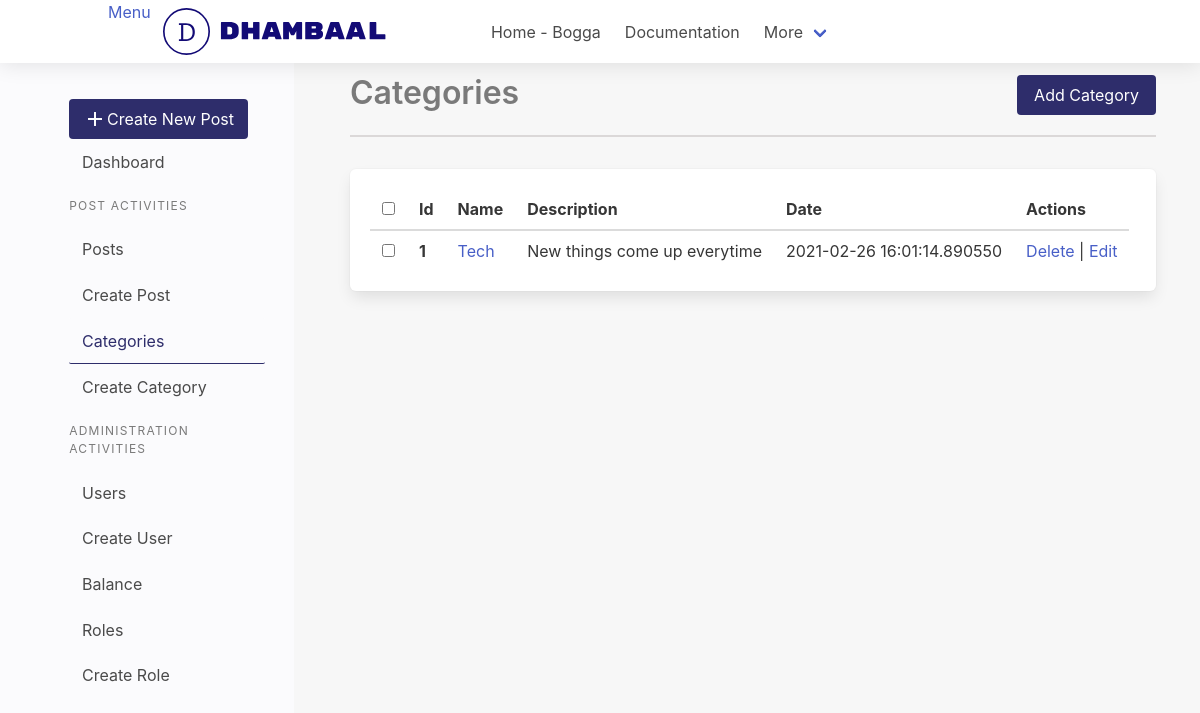
/dashboard/categories, run on an earlier commit of the app's database.
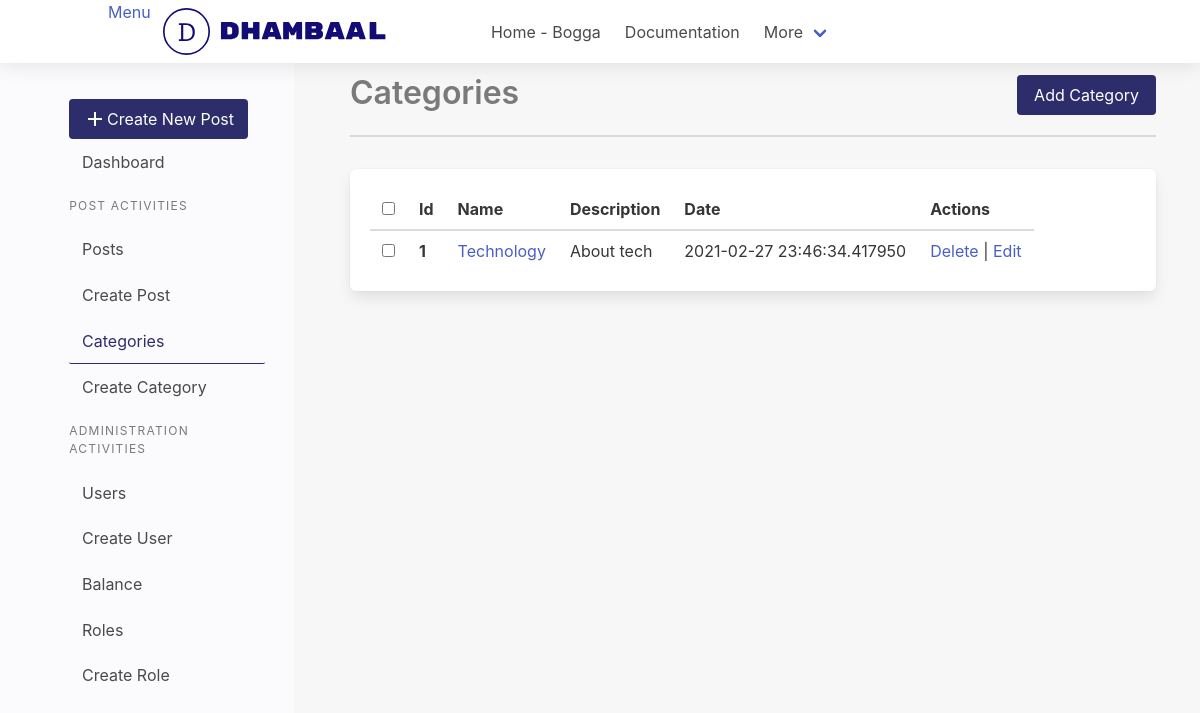
And on a later commit of the database.
### app/dashboard/models/category.py (models this page shows, shortened)
@dataclass
class Category(db.Model):
    __name__ = "category"
    id: int = db.Column(db.Integer, nullable=False, primary_key=True)
    name: str = db.Column(db.String(80), nullable=False, unique=True)
    description: str = db.Column(db.Text)
    created_at: datetime = db.Column(
        db.DateTime, nullable=False, default=datetime.utcnow)
    modified_at: datetime = db.Column(
        db.DateTime, nullable=False, default=datetime.utcnow, onupdate=datetime.utcnow)

### app/dashboard/dashboard.py (the view)
@dashboard_bp.route('/categories')
def get_categories():
    categories = Category.query.all()
    return render_template("categories/list.html", categories=categories)

### app/dashboard/templates/categories/list.html
{% extends 'layout/base.html'%}
{% from "macro.html" import section_heading with context %}
{%block content%}
{{section_heading(title="Categories",link="dashboard.create_category",btn_text="Add
Category")}}
{%if not categories %}
  <div class="box">
    <p>No Categories yet</p>
  </div>
{%else%}
<table class="table box">
  <thead>
    <tr>
      <th><input type="checkbox" /></th>
      <th>Id</th>
      <th>Name</th>
      <th>Description</th>
      <th>Date</th>
      <th>Actions</th>
    </tr>
  </thead>
  <tbody>
    {% for category in categories %}
    <tr>
      <th><input type="checkbox" /></th>
      <th>{{ category.id }}</th>
      <td><a href="#">{{ category.name }}</a></td>
      <td>{{ category.description }}</td>
      <td>{{ category.created_at}}</td>
      <td>
        <a href="{{url_for('dashboard.delete_category',id=category.id)}}" onclick="confirm('Are you sure?')">Delete</a> |
        <a href="{{url_for('dashboard.update_category',id=category.id)}}">Edit</a>
      </td>
    </tr>
    {%endfor%}
  </tbody>
</table>
{%endif%}
{%endblock content%}

What changed in the data, as far as the page shows it:
changed Category id 1: name "Tech" → "Technology"; description "New things come up everytime" → "About tech"; created_at "2021-02-26 16:01:14.890550" → "2021-02-27 23:46:34.417950"
